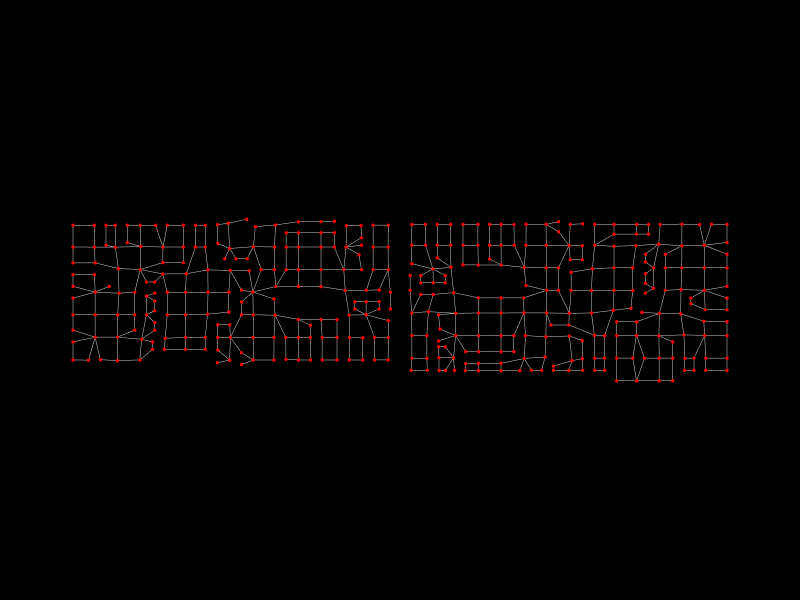

Notebook cell for this chart:
### Markdown cell above
## 13. Show the analysis graph

### Code cell
Topology.Show(analysis_graph,
              camera=[0,0,6],
              vertexSize=4,
              vertexColor="red",
              edgeColor="lightgrey",
              backgroundColor="black",
              width=800,
              height=600,
              renderer=renderer)

### Figure 1 — Plotly figure (JSON) as saved in the notebook; plotly's stock layout.template omitted (floating-point values rounded to 4 significant figures; data arrays with more than 128 entries replaced by an {"elided": "..."} marker saying what was removed)
{"data": [{"hoverinfo": "text", "legendgroup": "2", "legendrank": 2, "line": {"color": "lightgrey", "dash": "solid", "width": 1}, "marker": {"size": 0}, "mode": "lines", "name": "1: Untitled Graph (Edges)", "showlegend": false, "text": "", "type": "scatter3d", "x": {"elided": "1644 float values"}, "y": {"elided": "1644 float values"}, "z": {"elided": "1644 float values"}}, {"customdata": {"elided": "381 str values"}, "hoverinfo": "text", "hovertemplate": {"elided": "381 str values"}, "hovertext": {"elided": "381 str values"}, "legendgroup": "1", "legendrank": 1, "marker": {"color": {"elided": "381 str values"}, "line": {"width": 0}, "opacity": 1, "size": {"elided": "381 int values"}, "sizemode": "diameter", "symbol": "circle"}, "mode": "markers", "name": "1: Untitled Graph (Vertices)", "showlegend": false, "text": {"elided": "381 str values"}, "textfont": {"size": 5}, "type": "scatter3d", "x": {"elided": "381 float values"}, "y": {"elided": "381 float values"}, "z": {"elided": "381 float values"}}], "layout": {"autosize": true, "height": 600, "margin": {"b": 40, "l": 40, "r": 40, "t": 40}, "paper_bgcolor": "#000000", "plot_bgcolor": "#000000", "scene": {"aspectmode": "data", "camera": {"center": {"x": 0, "y": 0, "z": 0}, "eye": {"x": 0, "y": 0, "z": 6}, "projection": {"type": "perspective"}, "up": {"x": 0, "y": 1, "z": 0}}, "xaxis": {"visible": false}, "yaxis": {"visible": false}, "zaxis": {"visible": false}}, "showlegend": true, "width": 800, "xaxis": {"showgrid": false, "visible": false, "zeroline": false}, "yaxis": {"showgrid": false, "visible": false, "zeroline": false}}}
